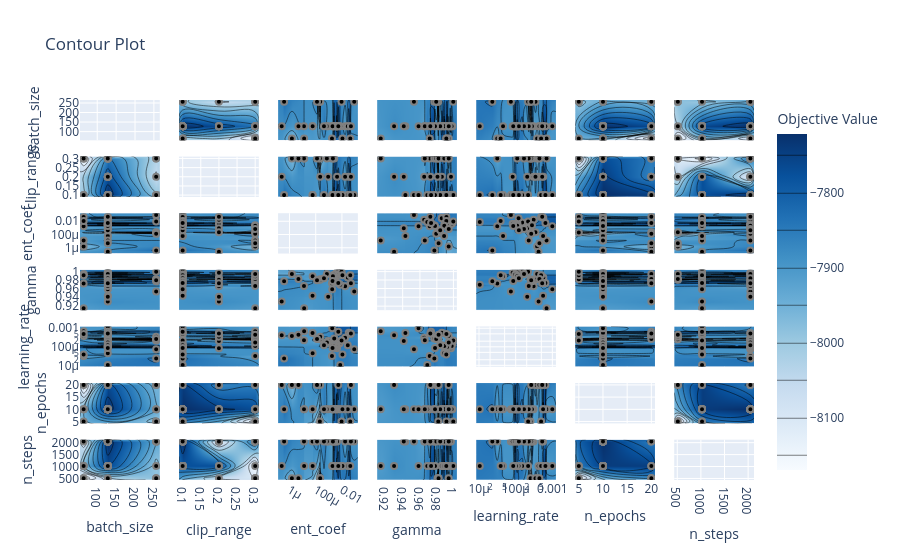

Notebook cell for this chart:
### Markdown cell above
## Gráficos optuna

### Code cell
from optuna.visualization import plot_optimization_history, plot_param_importances, plot_contour

plot_contour(study)
